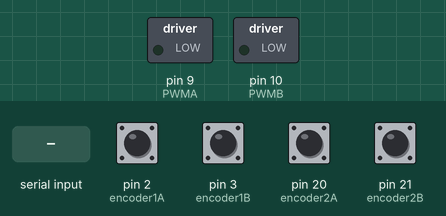
Recording of a sketch running on a simulated Arduino Mega 2560, built with avr-gcc and run on an emulated ATmega2560. On the bench: switched loads named in the sketch (green lamp = pin HIGH). Inputs (shaded band) come from the test bench; at power-on: pin 2 (encoder1A), pin 3 (encoder1B), pin 20 (encoder2A), pin 21 (encoder2B) HIGH.

Above: at 1.2 s.
1.3 s: "5\n" received over Serial
At 1.46 s:
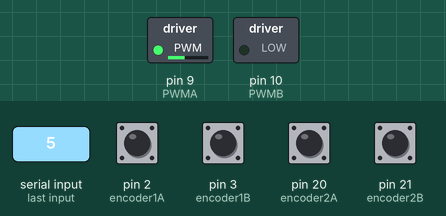
At 2.1 s:
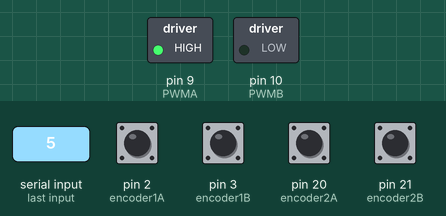
Timing chart, 0 to 4.3 s (numbered marks = the images above; inputs shaded):
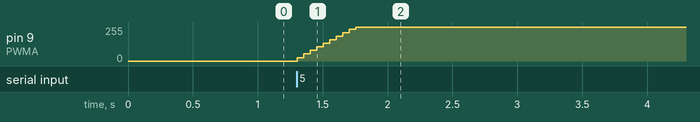

The sketch:

encoder_interrupt.ino
```cpp
#include <PID_v1.h>
#include "TimerThree.h"

#define INPUT_SIZE 30 //TODO: Check if this could be smaller or needs to be larger
#define MAX_ANG_VEL 48.0 //TODO: This value with fully charged battery

const byte encoder1A = 2; // Encoder 1 interrupt pin
const byte encoder1B = 3; // Encoder 1 interrupt pin
const byte encoder2A = 20; // Encoder 2 interrupt pin
const byte encoder2B = 21; // Encoder 2 interrupt pin
const byte AIN1 = 30;
const byte AIN2 = 31;
const byte PWMA = 9;
const byte BIN1 = 32;
const byte BIN2 = 33;
const byte PWMB = 10;
const byte STBY = 24;

volatile unsigned int counter1 = 0;
volatile unsigned int counter2 = 0;

double rotation1 = 0.0;
double setpoint1 = 0.0;
double output1 = 0.0;
double rotation2 = 0.0;
double setpoint2 = 0.0;
double output2 = 0.0;

double cmd_1 = 0.0;
double cmd_2 = 0.0;

PID PID1(&rotation1, &output1, &setpoint1, 1, 0, 0, DIRECT); //TODO: Tune gains
PID PID2(&rotation2, &output2, &setpoint2, 1, 0, 0, DIRECT);

void ISR_count1() { counter1++; }
void ISR_count2() { counter2++; }

void timer() {
  Timer3.detachInterrupt();  // Stop the timer
  noInterrupts();
  rotation1 = counter1 * 0.6981317; // Motor 1 speed (cm/s)
  counter1 = 0;
  rotation2 = counter2 * 0.6981317; // Motor 2 speed (cm/s)
  counter2 = 0;
  interrupts();
  Timer3.attachInterrupt(timer);  // Enable the timer
}

float saturate(float signal) {
  if(signal > MAX_ANG_VEL) {
    return MAX_ANG_VEL;
  } else if (signal < 0) {
    return 0.0;
  } else {
    return signal;
  }
}

void recvSetpoints() {
  if(Serial.available()) {
    char input[INPUT_SIZE + 1];
    byte size = Serial.readBytes(input, INPUT_SIZE);
    input[size] = 0;
    bool first = true;

    char* command = strtok(input, "&");
    while(command != 0) {
      if(first) {
        setpoint1 = atof(command);
        if(setpoint1 < 0) {
          digitalWrite(AIN1, LOW);
          digitalWrite(AIN2, HIGH);
          setpoint1 *= -1;
        } else {
          digitalWrite(AIN1, HIGH);
          digitalWrite(AIN2, LOW);
        }
        first = false;
        command = strtok(0, "&");
      } else {
        setpoint2 = atof(command);
        if(setpoint2 < 0) {
          digitalWrite(BIN1, HIGH);
          digitalWrite(BIN2, LOW);
          setpoint2 *= -1;
        } else {
          digitalWrite(BIN1, LOW);
          digitalWrite(BIN2, HIGH);
        }
        first = true;
        command = 0;
      }
    }
  }
}

void setup() {
  Serial.begin(250000); //TODO: Try higher baudrate for faster transmission
  Serial.setTimeout(5);

  Timer3.initialize(10000); // 100Hz
  Timer3.attachInterrupt(timer); // Enable the timer

  attachInterrupt(digitalPinToInterrupt(encoder1A), ISR_count1, CHANGE);
  attachInterrupt(digitalPinToInterrupt(encoder1B), ISR_count1, CHANGE);
  attachInterrupt(digitalPinToInterrupt(encoder2A), ISR_count2, CHANGE);
  attachInterrupt(digitalPinToInterrupt(encoder2B), ISR_count2, CHANGE);

  digitalWrite(STBY, HIGH);
  digitalWrite(AIN1, HIGH);
  digitalWrite(AIN2, LOW);
  digitalWrite(BIN1, LOW);
  digitalWrite(BIN2, HIGH);

  PID1.SetMode(AUTOMATIC);
  PID1.SetSampleTime(50); //TODO: Try faster sample time, see how it behaves
  PID1.SetOutputLimits(-MAX_ANG_VEL,MAX_ANG_VEL);
  PID2.SetMode(AUTOMATIC);
  PID2.SetSampleTime(50);
  PID2.SetOutputLimits(-MAX_ANG_VEL,MAX_ANG_VEL);
}

void loop() {
  recvSetpoints(); //DONE - TODO: Check if it slows the loop too much

  if(PID1.Compute()) {
    cmd_1 += output1;
    analogWrite(PWMA, saturate(cmd_1) * 255 / MAX_ANG_VEL);
  }
  if(PID2.Compute()) {
    cmd_2 += output2;
    analogWrite(PWMB, saturate(cmd_2) * 255 / MAX_ANG_VEL);
  }
}
```

Measured:
- after the input at 1.3 s, pin 9 (PWMA): moves from 0/255 to 255/255 over 0.45 s, starting at once
